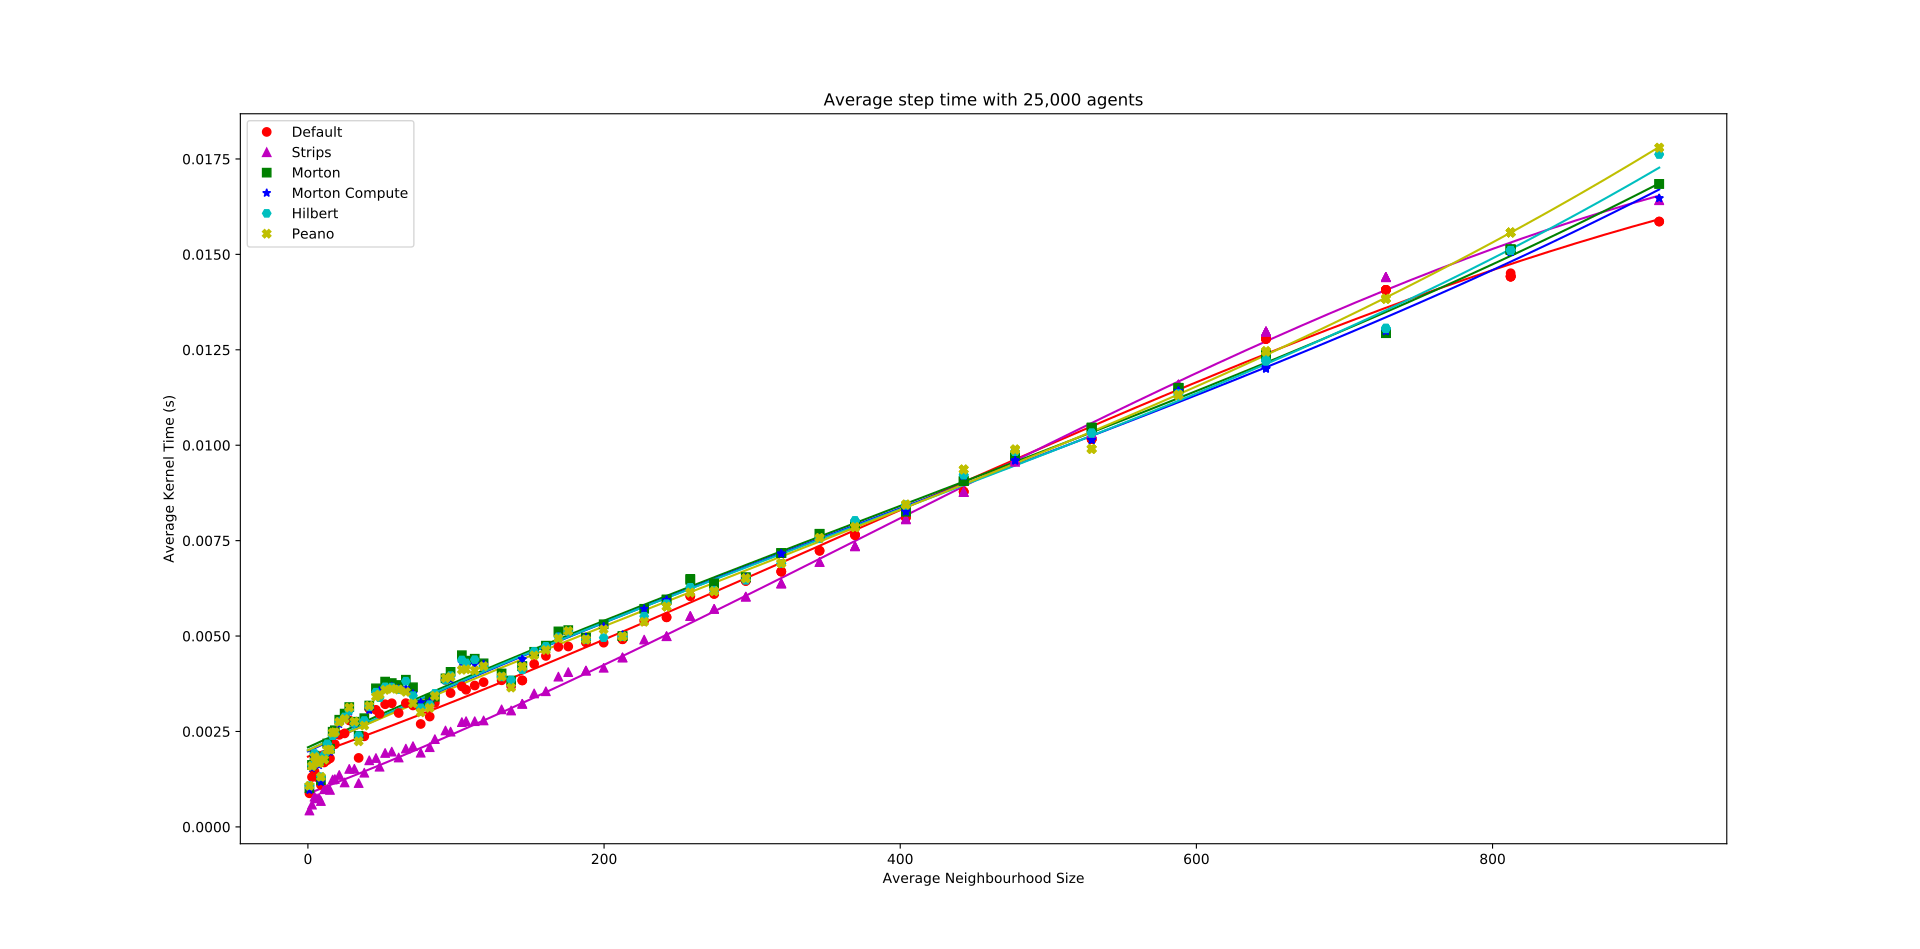

This figure's Python source:
import numpy as np
import matplotlib.pyplot as plt
plt.title('Average step time with 25,000 agents')
plt.ylabel('Average Kernel Time (s)')
plt.xlabel('Average Neighbourhood Size')
neighbourhoodSize, default, strips, morton, mortonCompute, hilbert, peano = np.loadtxt(
    'NullNeighbourhoodScale25k.csv',
     dtype=[('neighbourhoodSize','float'), ('default','float'),('strips','float'), ('morton','float'), ('mortonCompute','float'), ('hilbert','float'), ('peano','float')],
     skiprows=3,
     delimiter=',',
     usecols=(8,15,16,17,18,19,20),
     unpack=True
 );
print(strips[-1]);
#Array of sampling vals for polyfit line
xp = np.linspace(0, neighbourhoodSize[-1], 50)
#polyfit
default_z = np.polyfit(neighbourhoodSize, default, 3)
default_fit = np.poly1d(default_z)
plt.plot(xp, default_fit(xp), 'r-')
strips_z = np.polyfit(neighbourhoodSize, strips, 3)
strips_fit = np.poly1d(strips_z)
plt.plot(xp, strips_fit(xp), 'm-')
morton_z = np.polyfit(neighbourhoodSize, morton, 3)
morton_fit = np.poly1d(morton_z)
plt.plot(xp, morton_fit(xp), 'g-')
mortonCompute_z = np.polyfit(neighbourhoodSize, mortonCompute, 3)
mortonCompute_fit = np.poly1d(mortonCompute_z)
plt.plot(xp, mortonCompute_fit(xp), 'b-')
hilbert_z = np.polyfit(neighbourhoodSize, hilbert, 3)
hilbert_fit = np.poly1d(hilbert_z)
plt.plot(xp, hilbert_fit(xp), 'c-')
peano_z = np.polyfit(neighbourhoodSize, peano, 3)
peano_fit = np.poly1d(peano_z)
plt.plot(xp, peano_fit(xp), 'y-')
#Points
default_h = plt.plot(
    neighbourhoodSize,default, 
    'ro',
    label='Default'
);
strips_h = plt.plot(
    neighbourhoodSize,strips, 
    'm^',
    label='Strips'
);
morton_h = plt.plot(
    neighbourhoodSize,morton, 
    'gs',
    label='Morton'
);
mortonCompute_h = plt.plot(
    neighbourhoodSize,mortonCompute, 
    'b*',
    label='Morton Compute'
);
hilbert_h = plt.plot(
    neighbourhoodSize,hilbert, 
    'cH',
    label='Hilbert'
);
peano_h = plt.plot(
    neighbourhoodSize,peano, 
    'yX',
    label='Peano'
);
plt.legend(loc=2,numpoints=1);
plt.show();
